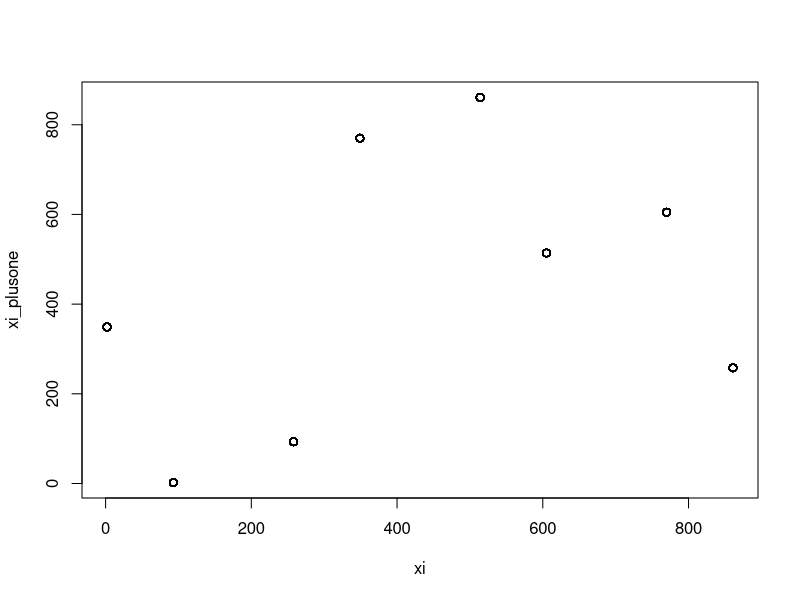

This figure's R source:
MCG <- function(x, a = 1664255,c = 1013904223 ,m = 2^10) {
  # mixed congruential generator function
  #
  # Args:
  #   x: the "seed" or $X_{0}$, initial value
  #   a: the multiplier, 0 < a < m
  #   c: the increment, 0 <= c < m
  #   m: the modulus
  # 
  # Returns:
  #   x_1: the next number in the sequence.
  
  return(((a*x + c) %% m))
}

IterRecord <- function(inputfunction, seed, n_iter) {
  
  # iterate a recursive function over a list of numbers, recording each input and output.
  #
  # Args:
  #   inputfunction: the "seed" or $X_{0}$, initial value
  #   seed: the input for the first run of inputfunction
  #   n_iter: the number of iterations to be performed
  #   
  #   
  # 
  # Returns:
  #   results: list of function outputs.
  
  results <- list(seed)
  
  for (i in 2:n_iter) {
    results[i] <- inputfunction(as.numeric(results[i-1]))
  }
  
  return(results)
}

rand_numbers = IterRecord(MCG, 2, 1000)
xi <- rand_numbers[1:length(rand_numbers) - 1]
xi_plusone <- rand_numbers[2:length(rand_numbers)]

plot(xi, xi_plusone)

MiddleSquare <- function(seed) {
  # compute a 'random' sequence of four-digit numbers using the Middle Square method.
  #
  # Args:
  #   seed: the intial four digit number
  # 
  # Returns:
  #   rand: new quasi-random number
  
  options("scipen" = 100, "digits" = 4) #disable scientific notation so the character operation works.
  seed_squared <- toString(seed^(2.0))
  rand <- as.numeric(substr(seed_squared, 3,6)) #take the middle slice out of an 8 digit number and return to numeric 
  options("scipen"= 8, "digits" = 4)
  
  return(rand)
}
